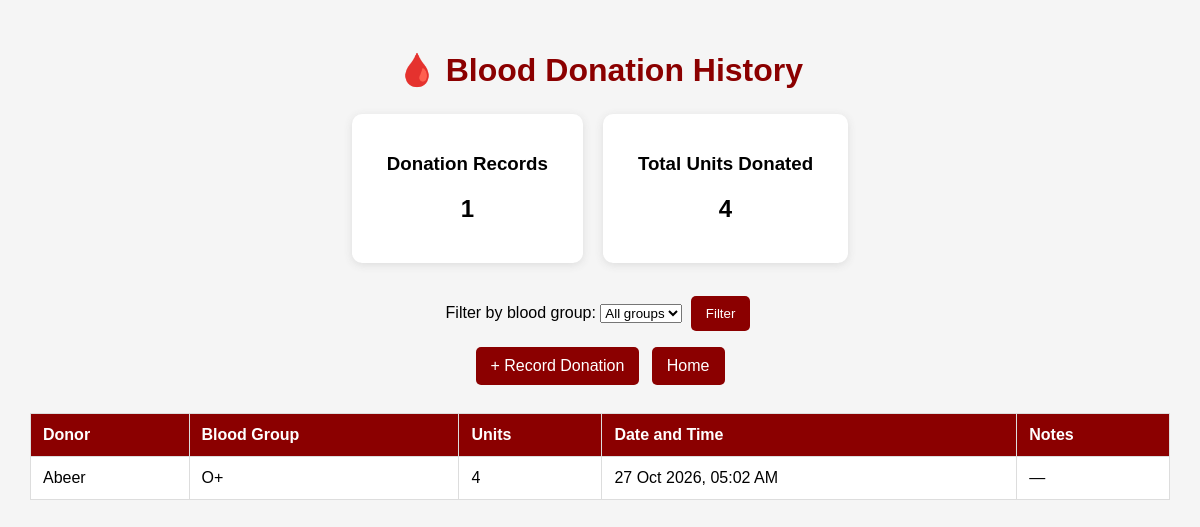
Page /donations/ on the committed database.
### bank/models.py (models this page shows, shortened)
class Donation(models.Model):
    donor = models.ForeignKey(
        Donor,
        on_delete=models.PROTECT,
        related_name="donations"
    )
    blood_group = models.CharField(max_length=5)
    units = models.PositiveIntegerField(default=1)
    donated_at = models.DateTimeField(auto_now_add=True)
    notes = models.TextField(blank=True, default="")

class Donor(models.Model):
    name = models.CharField(max_length=100)
    age = models.IntegerField()
    blood_group = models.CharField(max_length=5)
    phone = models.CharField(max_length=15)
    address = models.CharField(max_length=200)
    email = models.EmailField(blank=True, default="")

### bank/views.py (the view)
# urls.py: path('donations/', donation_history, name='donation_history'),
def donation_history(request):
    donations = Donation.objects.select_related('donor').order_by(
        '-donated_at'
    )
    blood_group = request.GET.get('blood_group', '').strip()
    if blood_group:
        donations = donations.filter(blood_group=blood_group)
    total_donations = donations.count()
    total_units = donations.aggregate(total=Sum('units'))['total'] or 0
    return render(request, 'donations.html', {
        'donations': donations,
        'total_donations': total_donations,
        'total_units': total_units,
        'selected_group': blood_group,
        'blood_groups': [
            'A+', 'A-', 'B+', 'B-', 'AB+', 'AB-', 'O+', 'O-'
        ],
    })

### templates/donations.html (shortened to what this page needs)
<!DOCTYPE html>
<html lang="en">
<head>
</head>
<body>
    <h1>🩸 Blood Donation History</h1>
    <div class="summary">
        <div class="card">
            <h3>Donation Records</h3>
            <h2>{{ total_donations }}</h2>
        </div>
        <div class="card">
            <h3>Total Units Donated</h3>
            <h2>{{ total_units }}</h2>
        </div>
    </div>
    <div class="toolbar">
        <form method="get">
            <label for="blood_group">Filter by blood group:</label>
            <select name="blood_group" id="blood_group">
                <option value="">All groups</option>
            </select>
            <button type="submit">Filter</button>
        </form>
        <a href="{% url 'donation_form' %}">+ Record Donation</a>
        <a href="{% url 'home' %}">Home</a>
    </div>
    <table>
        <thead>
            <tr>
                <th>Donor</th>
                <th>Blood Group</th>
                <th>Units</th>
                <th>Date and Time</th>
                <th>Notes</th>
            </tr>
        </thead>
        <tbody>
            {% for donation in donations %}
            <tr>
                <td>{{ donation.donor.name }}</td>
                <td>{{ donation.blood_group }}</td>
                <td>{{ donation.units }}</td>
                <td>{{ donation.donated_at|date:"d M Y, h:i A" }}</td>
                <td>{{ donation.notes|default:"—" }}</td>
            </tr>
            {% empty %}
            <tr>
                <td colspan="5">No donations recorded yet.</td>
            </tr>
            {% endfor %}
        </tbody>
    </table>
</body>
</html>

### templates/donations.html (style rules this page uses)
body { font-family: Arial, sans-serif; background: #f5f5f5; margin: 0; padding: 30px; }
h1 { color: darkred; text-align: center; }
.summary { display: flex; justify-content: center; gap: 20px; flex-wrap: wrap; margin: 25px 0; }
.card { background: white; padding: 20px 35px; border-radius: 10px; box-shadow: 0 2px 8px #ddd; text-align: center; }
table { width: 100%; border-collapse: collapse; background: white; }
th, td { padding: 12px; border: 1px solid #ddd; text-align: left; }
th { background: darkred; color: white; }
a, button { display: inline-block; padding: 10px 15px; margin: 8px 4px; background: darkred; color: white; text-decoration: none; border: none; border-radius: 5px; cursor: pointer; }
.toolbar { text-align: center; margin: 20px; }

### rows in the picture
Donation: donor.name "Abeer", blood_group "O+", units "4", donated_at "27 Oct 2026, 05:02 AM", notes "—"

### other values in the picture
{{ total_donations }} "1"
{{ total_units }} "4"
